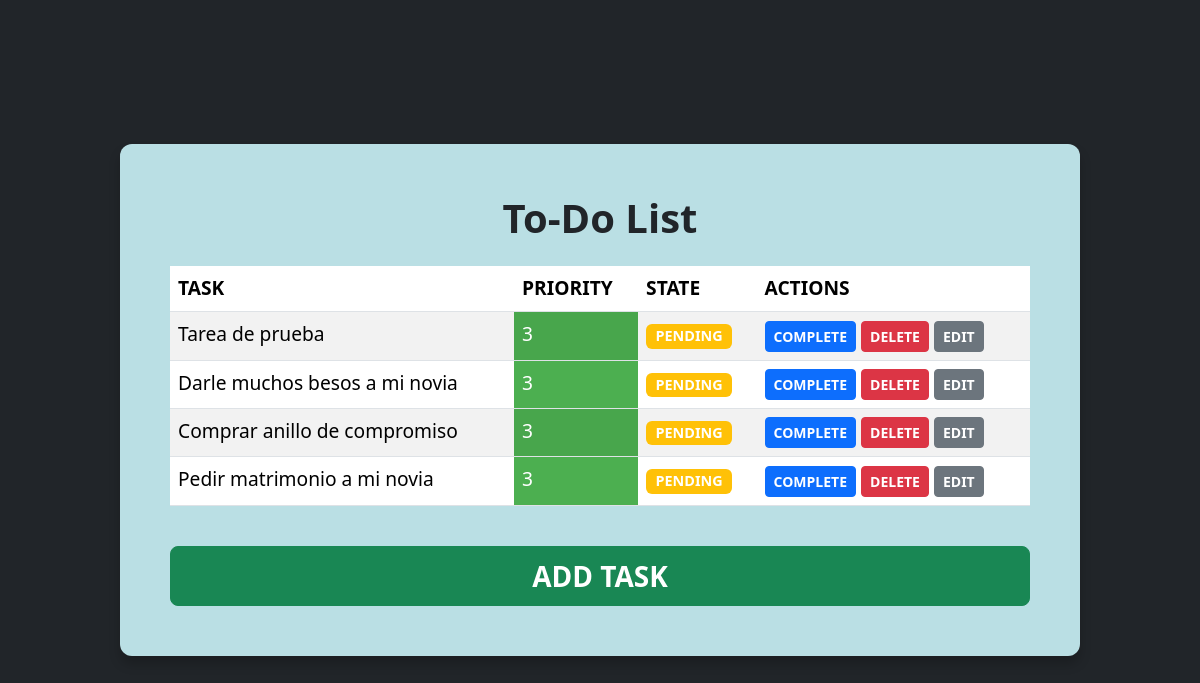
/, run on an earlier commit of the app's database.
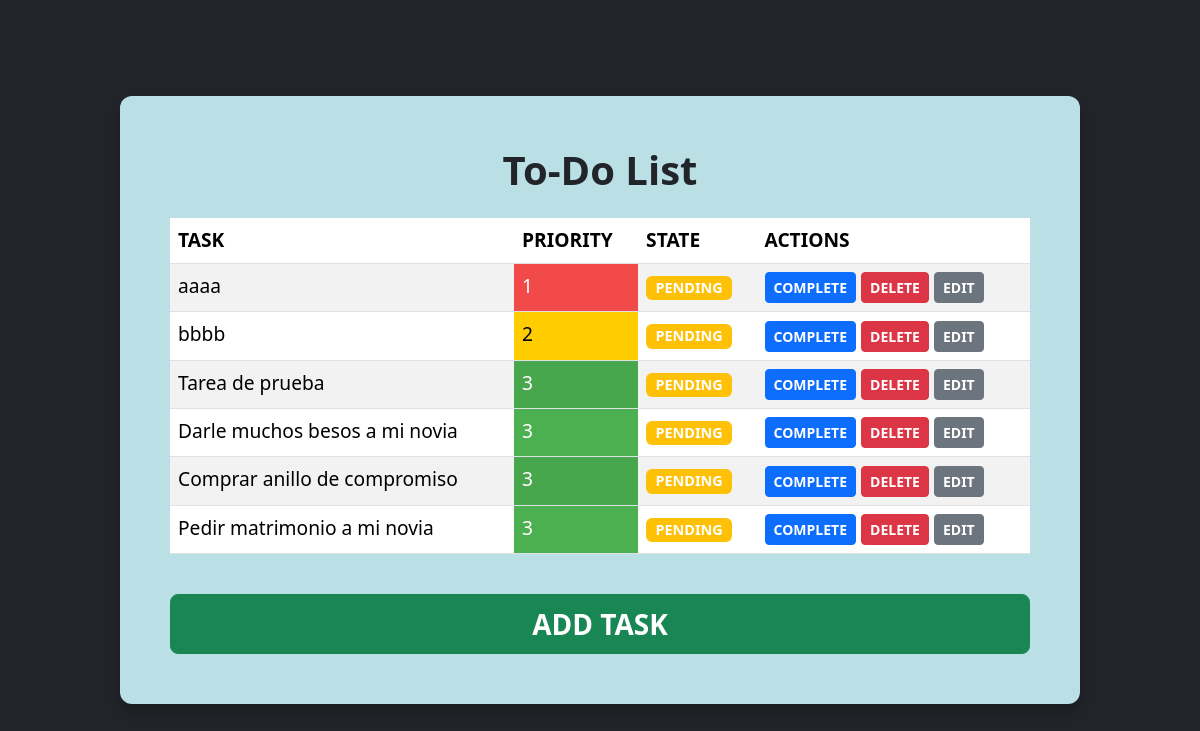
And on a later commit of the database.
### tasks/models.py (models this page shows, shortened)
class Task(models.Model):
    title = models.CharField(max_length=100)
    completed = models.BooleanField(default=False)
    priority = models.IntegerField(default=3)

### tasks/views.py (the view)
# urls.py: path('', views.task_list, name='task_list'),
def task_list(request):
    tasks = Task.objects.all().order_by('priority')
    return render(request, 'tasks/task_list.html', {'tasks': tasks})

### tasks/templates/tasks/task_list.html
{% extends './base.html' %}
{% block content %}
<h1 class="text-center fw-bold">To-Do List</h1>
<table class="table table-striped table-hover mt-4">
    <thead>
        <tr>
            <th>TASK</th>
            <th>PRIORITY</th>
            <th>STATE</th>
            <th>ACTIONS</th>
        </tr>
    </thead>
    <tbody>
        {% for task in tasks %}
            <tr>
                <td>{{ task.title }}</td>
                <td class="priority-{{ task.priority }}">{{ task.priority }}</td>
                <td>
                    {% if task.completed %}
                        <a href="{% url 'task_toggle' task.id %}" class="badge btn btn-sm btn-success fw-bold">COMPLETED</a>
                    {% else %}
                        <span class="badge bg-warning">PENDING</span>
                    {% endif %}
                </td>
                <td>
                    {% if not task.completed %}
                        <a href="{% url 'complete_task' task.id %}" class="btn btn-sm btn-primary fw-bold">COMPLETE</a>
                    {% endif %}
                    <a href="{% url 'delete_task' task.id %}" class="btn btn-sm btn-danger fw-bold">DELETE</a>
                    <a href="{% url 'edit_task' task.id %}" class="btn btn-sm btn-secondary fw-bold">EDIT</a>
                </td>
            </tr>
        {% endfor %}
    </tbody>
</table>
<div class="d-grid gap-2">
    <a href="{% url 'add_task' %}" class="btn btn-success btn-lg mt-4 fw-bold fs-3">ADD TASK</a>
</div>
{% endblock %}

What changed in the data, as far as the page shows it:
added Task: title "aaaa", priority "1", completed "PENDING"
added Task: title "bbbb", priority "2", completed "PENDING"
